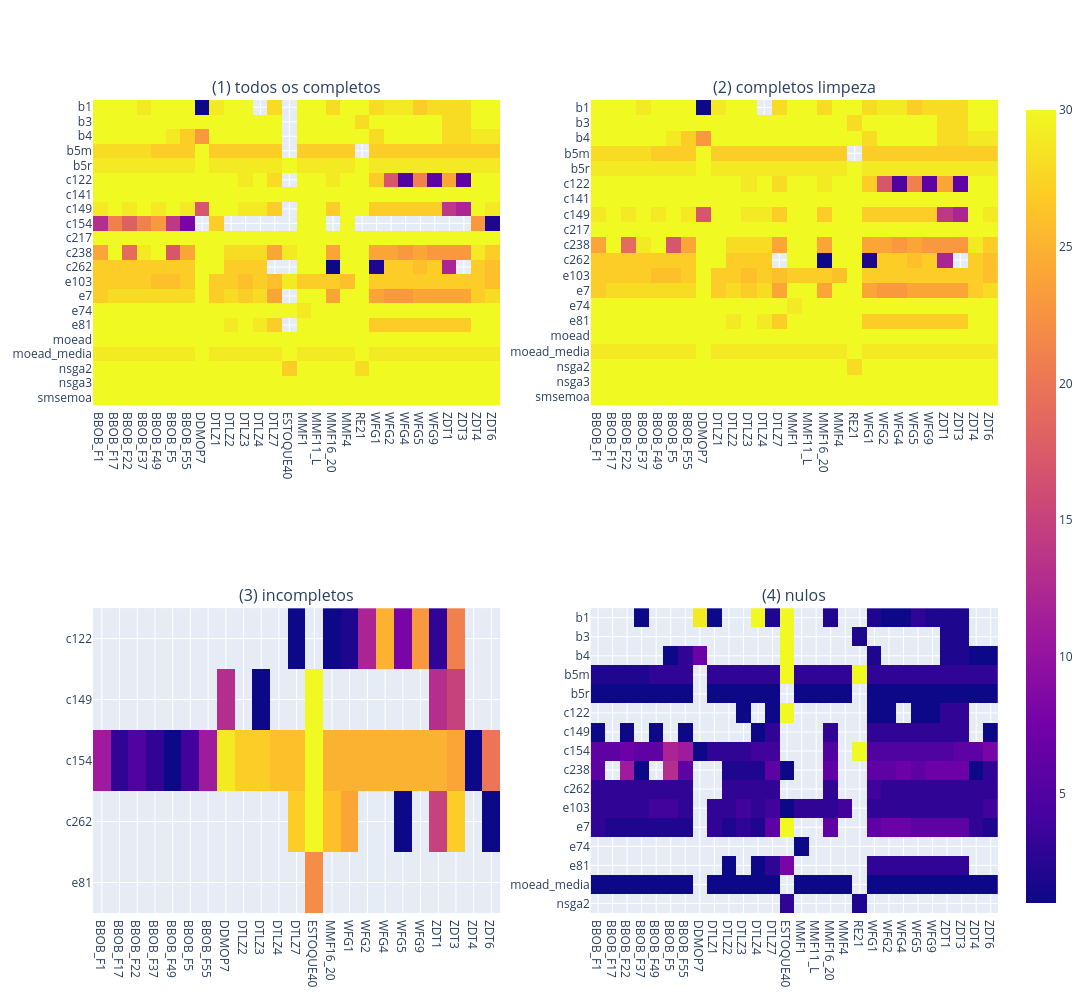

Notebook code cell kept with this figure:
### Code cell
real = df[df.output == 'real']
paineis = {
    '(1) todos os completos': real[real.status == 'completo'],
    '(2) completos limpeza':  real[(real.status == 'completo') & (real.algoritmo != 'c154') & (real.problema != 'ESTOQUE40')],
    '(3) incompletos':        real[real.status == 'incompleto sem teto 12h'],
    '(4) nulos':              real[real.status == 'nulo'],
}

fig = make_subplots(rows=2, cols=2, subplot_titles=list(paineis))
for i, sub in enumerate(paineis.values()):
    p = sub.pivot_table(index='algoritmo', columns='problema', values='seed', aggfunc='count')
    fig.add_trace(go.Heatmap(z=p.values, x=p.columns, y=p.index, coloraxis='coloraxis'), row=i//2 + 1, col=i%2 + 1)
fig.update_yaxes(autorange='reversed')
fig.update_layout(width=1300, height=1000)
fig.show()

### Figure 1 — Plotly figure (JSON) as saved in the notebook; plotly's stock layout.template omitted (floating-point values rounded to 4 significant figures; data arrays with more than 128 entries replaced by an {"elided": "..."} marker saying what was removed)
{"data": [{"coloraxis": "coloraxis", "type": "heatmap", "x": ["BBOB_F1", "BBOB_F17", "BBOB_F22", "BBOB_F37", "BBOB_F49", "BBOB_F5", "BBOB_F55", "DDMOP7", "DTLZ1", "DTLZ2", "DTLZ3", "DTLZ4", "DTLZ7", "ESTOQUE40", "MMF1", "MMF11_L", "MMF16_20", "MMF4", "RE21", "WFG1", "WFG2", "WFG4", "WFG5", "WFG9", "ZDT1", "ZDT3", "ZDT4", "ZDT6"], "xaxis": "x", "y": ["b1", "b3", "b4", "b5m", "b5r", "c122", "c141", "c149", "c154", "c217", "c238", "c262", "e103", "e7", "e74", "e81", "moead", "moead_media", "nsga2", "nsga3", "smsemoa"], "yaxis": "y", "z": {"elided": "21x28 float values"}}, {"coloraxis": "coloraxis", "type": "heatmap", "x": ["BBOB_F1", "BBOB_F17", "BBOB_F22", "BBOB_F37", "BBOB_F49", "BBOB_F5", "BBOB_F55", "DDMOP7", "DTLZ1", "DTLZ2", "DTLZ3", "DTLZ4", "DTLZ7", "MMF1", "MMF11_L", "MMF16_20", "MMF4", "RE21", "WFG1", "WFG2", "WFG4", "WFG5", "WFG9", "ZDT1", "ZDT3", "ZDT4", "ZDT6"], "xaxis": "x2", "y": ["b1", "b3", "b4", "b5m", "b5r", "c122", "c141", "c149", "c217", "c238", "c262", "e103", "e7", "e74", "e81", "moead", "moead_media", "nsga2", "nsga3", "smsemoa"], "yaxis": "y2", "z": {"elided": "20x27 float values"}}, {"coloraxis": "coloraxis", "type": "heatmap", "x": ["BBOB_F1", "BBOB_F17", "BBOB_F22", "BBOB_F37", "BBOB_F49", "BBOB_F5", "BBOB_F55", "DDMOP7", "DTLZ2", "DTLZ3", "DTLZ4", "DTLZ7", "ESTOQUE40", "MMF16_20", "WFG1", "WFG2", "WFG4", "WFG5", "WFG9", "ZDT1", "ZDT3", "ZDT4", "ZDT6"], "xaxis": "x3", "y": ["c122", "c149", "c154", "c262", "e81"], "yaxis": "y3", "z": [[NaN, NaN, NaN, NaN, NaN, NaN, NaN, NaN, NaN, NaN, NaN, 1.0, NaN, 1.0, 2.0, 12.0, 25.0, 8.0, 23.0, 3.0, 21.0, NaN, NaN], [NaN, NaN, NaN, NaN, NaN, NaN, NaN, 13.0, NaN, 1.0, NaN, NaN, 30.0, NaN, NaN, NaN, NaN, NaN, NaN, 13.0, 15.0, NaN, NaN], [11.0, 3.0, 5.0, 3.0, 1.0, 4.0, 11.0, 29.0, 27.0, 27.0, 26.0, 26.0, 30.0, 25.0, 25.0, 25.0, 25.0, 25.0, 25.0, 25.0, 24.0, 1.0, 20.0], [NaN, NaN, NaN, NaN, NaN, NaN, NaN, NaN, NaN, NaN, NaN, 27.0, 30.0, 26.0, 24.0, NaN, NaN, 1.0, NaN, 15.0, 27.0, NaN, 1.0], [NaN, NaN, NaN, NaN, NaN, NaN, NaN, NaN, NaN, NaN, NaN, NaN, 22.0, NaN, NaN, NaN, NaN, NaN, NaN, NaN, NaN, NaN, NaN]]}, {"coloraxis": "coloraxis", "type": "heatmap", "x": ["BBOB_F1", "BBOB_F17", "BBOB_F22", "BBOB_F37", "BBOB_F49", "BBOB_F5", "BBOB_F55", "DDMOP7", "DTLZ1", "DTLZ2", "DTLZ3", "DTLZ4", "DTLZ7", "ESTOQUE40", "MMF1", "MMF11_L", "MMF16_20", "MMF4", "RE21", "WFG1", "WFG2", "WFG4", "WFG5", "WFG9", "ZDT1", "ZDT3", "ZDT4", "ZDT6"], "xaxis": "x4", "y": ["b1", "b3", "b4", "b5m", "b5r", "c122", "c149", "c154", "c238", "c262", "e103", "e7", "e74", "e81", "moead_media", "nsga2"], "yaxis": "y4", "z": {"elided": "16x28 float values"}}], "layout": {"annotations": [{"font": {"size": 16}, "showarrow": false, "text": "(1) todos os completos", "x": 0.225, "xanchor": "center", "xref": "paper", "y": 1, "yanchor": "bottom", "yref": "paper"}, {"font": {"size": 16}, "showarrow": false, "text": "(2) completos limpeza", "x": 0.775, "xanchor": "center", "xref": "paper", "y": 1, "yanchor": "bottom", "yref": "paper"}, {"font": {"size": 16}, "showarrow": false, "text": "(3) incompletos", "x": 0.225, "xanchor": "center", "xref": "paper", "y": 0.375, "yanchor": "bottom", "yref": "paper"}, {"font": {"size": 16}, "showarrow": false, "text": "(4) nulos", "x": 0.775, "xanchor": "center", "xref": "paper", "y": 0.375, "yanchor": "bottom", "yref": "paper"}], "height": 1000, "width": 1300, "xaxis": {"anchor": "y", "domain": [0, 0.45]}, "xaxis2": {"anchor": "y2", "domain": [0.55, 1]}, "xaxis3": {"anchor": "y3", "domain": [0, 0.45]}, "xaxis4": {"anchor": "y4", "domain": [0.55, 1]}, "yaxis": {"anchor": "x", "autorange": "reversed", "domain": [0.625, 1]}, "yaxis2": {"anchor": "x2", "autorange": "reversed", "domain": [0.625, 1]}, "yaxis3": {"anchor": "x3", "autorange": "reversed", "domain": [0, 0.375]}, "yaxis4": {"anchor": "x4", "autorange": "reversed", "domain": [0, 0.375]}}}
